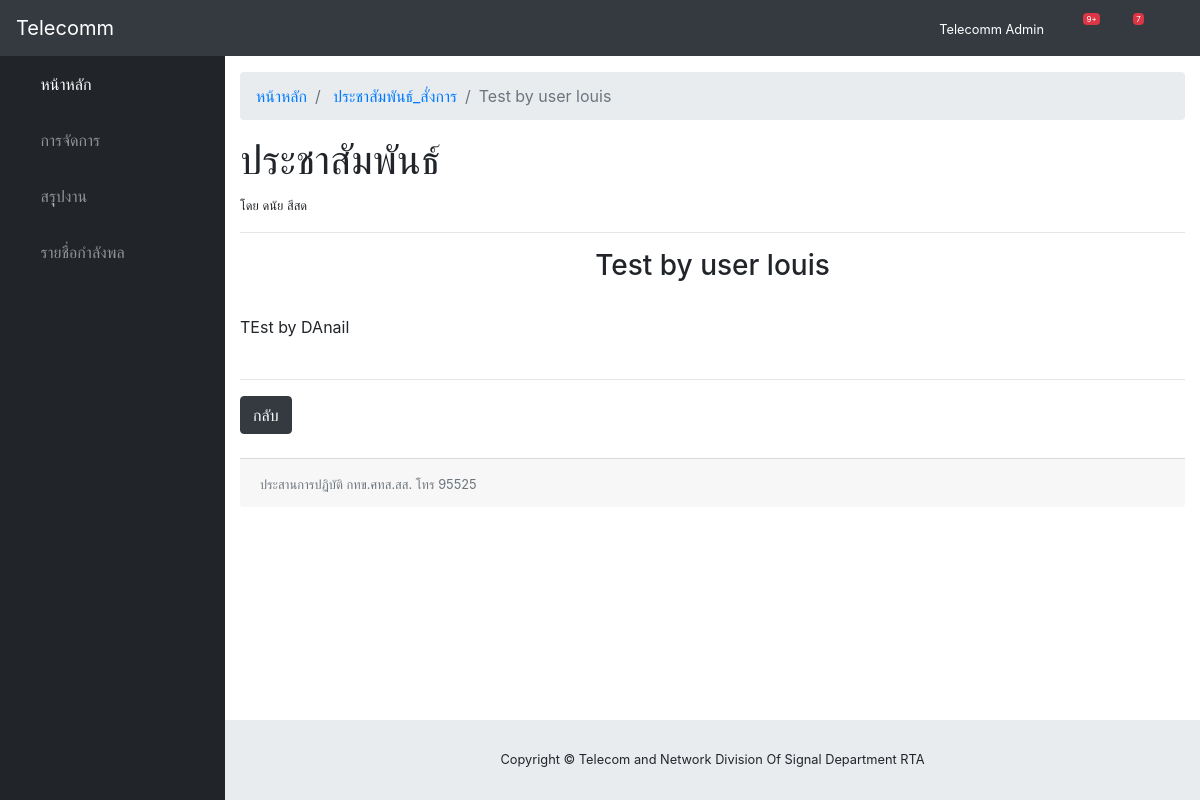
The app's page /news/2 (signed in) with its own data.
### accounts/models.py (models this page shows)
class Employee(AbstractUser):
	rank = models.CharField(max_length=20)
	position = models.CharField(max_length=200)
	sector = models.CharField(max_length=100, choices=[
		('ส่วนกลาง', 'ส่วนกลาง'),
		('ทภ.1', 'ทภ.1'),
		('ทภ.2', 'ทภ.2'),
		('ทภ.3', 'ทภ.3'),
		('ทภ.4', 'ทภ.4'),
		('อื่นๆ', 'อื่นๆ')
	])
	place = models.CharField(max_length=200)
	phone = models.CharField(max_length=10)
	email = models.EmailField()

### core/models.py (models this page shows, shortened)
class News(models.Model):
	TYPES = [
		('สั่งการ', 'สั่งการ'),
		('ประชาสัมพันธ์', 'ประชาสัมพันธ์')
	]
	type = models.CharField(max_length=50, choices=TYPES, default='สั่งการ')
	date_published = models.DateField(auto_now_add=True)
	name = models.CharField(max_length=200)
	detail = models.TextField()
	author = models.ForeignKey(Employee, on_delete=models.CASCADE)
	read = models.ManyToManyField(Employee, related_name='read_newss')

### core/views.py (the view)
# urls.py: path('news/<int:pk>', NewsDetailView.as_view(), name='news_detail'),
class NewsDetailView(DetailView):
    model = News
    template_name = 'news_detail.html'

### core/templates/news_detail.html (shortened to what this page needs)
{% extends "base.html" %}
{% block links %}
  <link href="/static/css/sb-admin.css" rel="stylesheet">
{% endblock %}
{% block body %}
<body id="page-top">
  <nav class="navbar navbar-expand navbar-dark bg-dark static-top">
    <a class="navbar-brand mr-1" href="{% url 'home' %}">Telecomm</a>
    <button class="btn btn-link btn-sm text-white order-1 order-sm-0" id="sidebarToggle" href="#">
      <i class="fas fa-bars"></i>
    </button>
    {% if user.is_authenticated %}
    <div class="d-none d-md-inline-block form-inline ml-auto mr-0 mr-md-3 my-2 my-md-0">
      <small class="text text-white">{{ user.first_name }} {{ user.last_name }}</small>
    </div>
      <ul class="navbar-nav ml-auto ml-md-0">
        <li class="nav-item dropdown no-arrow mx-1">
          <a class="nav-link dropdown-toggle" href="#" id="alertsDropdown" role="button" data-toggle="dropdown" aria-haspopup="true" aria-expanded="false">
            <i class="fas fa-bell fa-fw"></i>
            <span class="badge badge-danger">9+</span>
          </a>
        </li>
        <li class="nav-item dropdown no-arrow mx-1">
          <a class="nav-link dropdown-toggle" href="#" id="messagesDropdown" role="button" data-toggle="dropdown" aria-haspopup="true" aria-expanded="false">
            <i class="fas fa-envelope fa-fw"></i>
            <span class="badge badge-danger">7</span>
          </a>
        </li>
        <li class="nav-item dropdown no-arrow">
          <a class="nav-link dropdown-toggle" href="#" id="userDropdown" role="button" data-toggle="dropdown" aria-haspopup="true" aria-expanded="false">
            <i class="fas fa-user-circle fa-fw"></i>
          </a>
        </li>
      </ul>
    {% endif %}
  </nav>
  <div id="wrapper">
    <ul class="sidebar navbar-nav">
      <li class="nav-item active">
        <a class="nav-link" href="{% url 'home' %}">
          <i class="fas fa-fw fa-tachometer-alt"></i>
          <span>หน้าหลัก</span>
        </a>
      </li>
      <li class="nav-item dropdown">
        <a class="nav-link dropdown-toggle" href="#" id="pagesDropdown" role="button" data-toggle="dropdown" aria-haspopup="true" aria-expanded="false">
          <i class="fas fa-fw fa-folder"></i>
          <span>การจัดการ</span>
        </a>
      </li>
      <li class="nav-item">
        <a class="nav-link" href="#">
          <i class="fas fa-fw fa-chart-area"></i>
          <span>สรุุปงาน</span></a>
      </li>
      <li class="nav-item">
        <a class="nav-link" href="{% url 'employee' %}">
          <i class="fas fa-fw fa-table"></i>
          <span>รายชื่อกำลังพล</span></a>
      </li>
    </ul>
    <div id="content-wrapper">
      <div class="container-fluid">
        {% if user.is_authenticated %}
          <ol class="breadcrumb">
            <li class="breadcrumb-item">
              <a href="{% url 'home' %}">หน้าหลัก</a>
            </li>
            <li class="breadcrumb-item">
              <a href="{% url 'home' %}">ประชาสัมพันธ์_สั่งการ</a>
            </li>
            <li class="breadcrumb-item active">{{ news.name }}</li>
          </ol>
          <h1>{{ news.type }}</h1>
          <small>โดย {{ news.author.first_name }} {{ news.author.last_name }} </small>
          <br/><hr>
          <h3 class="text text-center">
            {{ news.name }}
          </h3>
          <br/>
          {{ news.detail|safe }}
          <br/><br/>
          <hr>
          <a href="{% url 'home' %}"><span class="btn btn-dark">กลับ</span></a>
        {% endif %}
        <br/><br/>
        <div class="card-footer">
          <span class="small text-muted text-left">ประสานการปฏิบัติ กทข.ศทส.สส. โทร 95525</span>
        </div>
      </div>
    </div>
  </div>
</body>
{% endblock %}

### records on screen
Employee: first_name "Telecomm", last_name "Admin"
News: name "Test by user louis", type "ประชาสัมพันธ์", author.first_name "ดนัย", author.last_name "สีสด", detail "TEst by DAnail"
